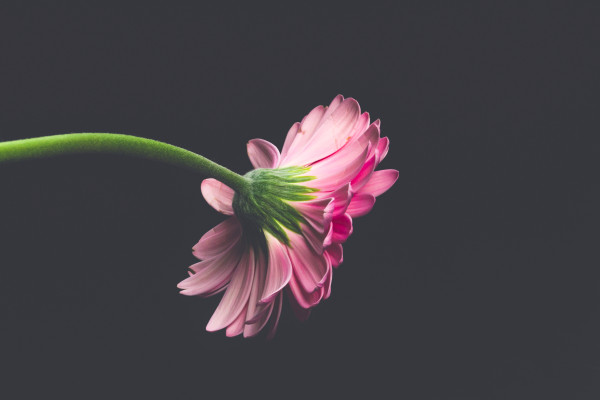
#> input picture ca6/images/flower.png, 600 x 400 px
$ python multiprocessing.py images/flower.png
#> lines starting #> are read from the running program, lines starting #| are printed output that depends on the picture
import numpy as np
import argparse
from PIL import Image  # For loading and saving images

def convolve(image, kernel):
    kernel_height, kernel_width = kernel.shape
    pad_h, pad_w = kernel_height // 2, kernel_width // 2

    padded_image = np.pad(image, ((pad_h, pad_h), (pad_w, pad_w), (0, 0)), mode='constant')

    result = np.zeros_like(image)
    for y in range(image.shape[0]):
        for x in range(image.shape[1]):
            for c in range(image.shape[2]):
                region = padded_image[y:y + kernel_height, x:x + kernel_width, c]
                result[y, x, c] = np.sum(region * kernel)

    return result

def apply_kernel(slice_info):
    image_slice, kernel, top_overlap, bottom_overlap = slice_info
    processed_slice = convolve(image_slice, kernel)

    if top_overlap > 0:
        processed_slice = processed_slice[top_overlap:]
    if bottom_overlap > 0:
        processed_slice = processed_slice[:-bottom_overlap]

    return processed_slice

def main():
    # Set up argument parser
    parser = argparse.ArgumentParser(description="Apply a convolution kernel to an image.")
    parser.add_argument("image_path", type=str, help="Path to the input image file.")
    parser.add_argument("--output", type=str, default="output.jpg", help="Path to save the output image.")
    args = parser.parse_args()

    # Load the image
    image = np.array(Image.open(args.image_path))
#> image is the input picture: shape (400, 600, 3); mean R, G, B 69.5, 64.2, 69.1

    kernel = np.array([
        [0, 1, 0],
        [1, -2, 1],
        [0, 1, 0]
    ])

    # Apply the kernel to the image
    result = apply_kernel((image, kernel, 0, 0))
#> in apply_kernel, `image_slice, kernel, top_overlap, bottom_overlap = slice_info`: kernel = [[0, 1, 0], [1, -2, 1], [0, 1, 0]]; top_overlap = 0
#> after the loop in convolve, `for y in range(image.shape[0]):`:
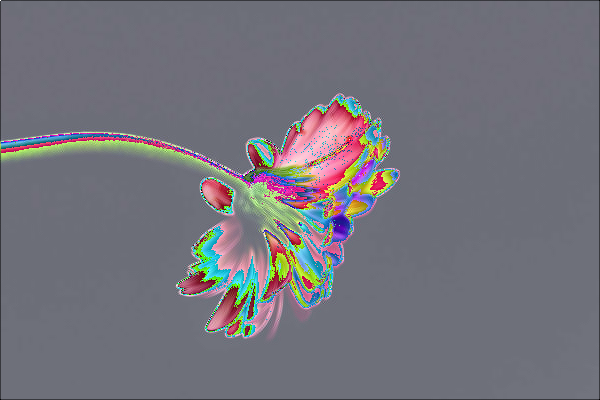
#> result: shape (400, 600, 3); mean R, G, B 115.5, 114.6, 123

    # Save the result
    Image.fromarray(result).save(args.output)
    print(f"Processed image saved to {args.output}")

if __name__ == "__main__":
    main()
